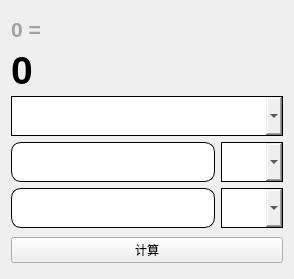
<?xml version="1.0" encoding="UTF-8"?>
<ui version="4.0">
 <class>Form</class>
 <widget class="QWidget" name="Form">
  <property name="geometry">
   <rect>
    <x>0</x>
    <y>0</y>
    <width>294</width>
    <height>279</height>
   </rect>
  </property>
  <property name="windowTitle">
   <string>单位换算器</string>
  </property>
  <layout class="QVBoxLayout" name="verticalLayout">
   <item>
    <layout class="QGridLayout" name="gridLayout">
     <item row="4" column="0">
      <widget class="QLineEdit" name="lineEdit_2">
       <property name="minimumSize">
        <size>
         <width>0</width>
         <height>40</height>
        </size>
       </property>
       <property name="styleSheet">
        <string notr="true">.QComboBox{
	border: 1px solid black;
}

.QLineEdit{
	border-radius: 10%;
	border: 1px solid black;
}

.QComboBox:hover{
	background-color: rgb(224, 238, 249);
}

.QLineEdit:hover{
	background-color: rgb(224, 238, 249);
}

</string>
       </property>
      </widget>
     </item>
     <item row="3" column="0">
      <widget class="QLineEdit" name="lineEdit_1">
       <property name="minimumSize">
        <size>
         <width>0</width>
         <height>40</height>
        </size>
       </property>
       <property name="styleSheet">
        <string notr="true">.QComboBox{
	border: 1px solid black;
}

.QLineEdit{
	border-radius: 10%;
	border: 1px solid black;
}

.QComboBox:hover{
	background-color: rgb(224, 238, 249);
}

.QLineEdit:hover{
	background-color: rgb(224, 238, 249);
}

</string>
       </property>
      </widget>
     </item>
     <item row="1" column="0">
      <widget class="QLabel" name="convertedData">
       <property name="minimumSize">
        <size>
         <width>200</width>
         <height>40</height>
        </size>
       </property>
       <property name="maximumSize">
        <size>
         <width>1000</width>
         <height>40</height>
        </size>
       </property>
       <property name="font">
        <font>
         <pointsize>29</pointsize>
         <bold>true</bold>
        </font>
       </property>
       <property name="styleSheet">
        <string notr="true">.QComboBox{
	border: 1px solid black;
}

.QLineEdit{
	border-radius: 10%;
	border: 1px solid black;
}

.QComboBox:hover{
	background-color: rgb(224, 238, 249);
}

.QLineEdit:hover{
	background-color: rgb(224, 238, 249);
}

</string>
       </property>
       <property name="text">
        <string>0</string>
       </property>
      </widget>
     </item>
     <item row="2" column="0" colspan="2">
      <widget class="QComboBox" name="comboBox">
       <property name="minimumSize">
        <size>
         <width>0</width>
         <height>40</height>
        </size>
       </property>
       <property name="styleSheet">
        <string notr="true">.QComboBox{
	border: 1px solid black;
}

.QLineEdit{
	border-radius: 10%;
	border: 1px solid black;
}

.QComboBox:hover{
	background-color: rgb(224, 238, 249);
}

.QLineEdit:hover{
	background-color: rgb(224, 238, 249);
}

</string>
       </property>
      </widget>
     </item>
     <item row="4" column="1">
      <widget class="QComboBox" name="comboBox_3">
       <property name="minimumSize">
        <size>
         <width>0</width>
         <height>40</height>
        </size>
       </property>
       <property name="styleSheet">
        <string notr="true">.QComboBox{
	border: 1px solid black;
}

.QLineEdit{
	border-radius: 10%;
	border: 1px solid black;
}

.QComboBox:hover{
	background-color: rgb(224, 238, 249);
}

.QLineEdit:hover{
	background-color: rgb(224, 238, 249);
}

</string>
       </property>
      </widget>
     </item>
     <item row="0" column="0">
      <widget class="QLabel" name="originalData">
       <property name="maximumSize">
        <size>
         <width>100</width>
         <height>30</height>
        </size>
       </property>
       <property name="font">
        <font>
         <pointsize>16</pointsize>
         <bold>true</bold>
        </font>
       </property>
       <property name="styleSheet">
        <string notr="true">color: rgb(160, 160, 160)</string>
       </property>
       <property name="text">
        <string>0 =</string>
       </property>
      </widget>
     </item>
     <item row="3" column="1">
      <widget class="QComboBox" name="comboBox_2">
       <property name="minimumSize">
        <size>
         <width>0</width>
         <height>40</height>
        </size>
       </property>
       <property name="styleSheet">
        <string notr="true">.QComboBox{
	border: 1px solid black;
}

.QLineEdit{
	border-radius: 10%;
	border: 1px solid black;
}

.QComboBox:hover{
	background-color: rgb(224, 238, 249);
}

.QLineEdit:hover{
	background-color: rgb(224, 238, 249);
}

</string>
       </property>
      </widget>
     </item>
    </layout>
   </item>
   <item>
    <widget class="QPushButton" name="pushButton">
     <property name="styleSheet">
      <string notr="true">.QComboBox{
	border: 1px solid black;
}

.QLineEdit{
	border-radius: 10%;
	border: 1px solid black;
}

.QComboBox:hover{
	background-color: rgb(224, 238, 249);
}

.QLineEdit:hover{
	background-color: rgb(224, 238, 249);
}

</string>
     </property>
     <property name="text">
      <string>计算</string>
     </property>
    </widget>
   </item>
  </layout>
 </widget>
 <resources/>
 <connections/>
</ui>
